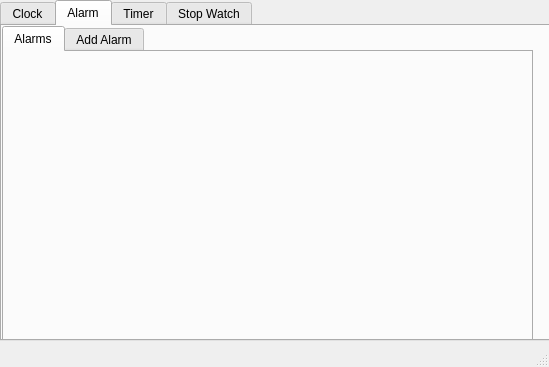
<?xml version="1.0" encoding="UTF-8"?>
<ui version="4.0">
 <class>MainWindow</class>
 <widget class="QMainWindow" name="MainWindow">
  <property name="geometry">
   <rect>
    <x>0</x>
    <y>0</y>
    <width>549</width>
    <height>367</height>
   </rect>
  </property>
  <property name="windowTitle">
   <string>MainWindow</string>
  </property>
  <widget class="QWidget" name="centralwidget">
   <widget class="QTabWidget" name="tabWidget">
    <property name="geometry">
     <rect>
      <x>0</x>
      <y>0</y>
      <width>851</width>
      <height>341</height>
     </rect>
    </property>
    <property name="currentIndex">
     <number>1</number>
    </property>
    <widget class="QWidget" name="tab">
     <attribute name="title">
      <string>Clock</string>
     </attribute>
     <widget class="QWidget" name="widget_3" native="true">
      <property name="geometry">
       <rect>
        <x>221</x>
        <y>-177</y>
        <width>480</width>
        <height>141</height>
       </rect>
      </property>
      <property name="autoFillBackground">
       <bool>true</bool>
      </property>
      <property name="styleSheet">
       <string notr="true">&lt;?xml version=&quot;1.0&quot; encoding=&quot;UTF-8&quot;?&gt;
&lt;ui version=&quot;4.0&quot;&gt;
 &lt;widget name=&quot;__qt_fake_top_level&quot;&gt;
  &lt;widget class=&quot;QWidget&quot; name=&quot;widget&quot; native=&quot;true&quot;&gt;
   &lt;property name=&quot;geometry&quot;&gt;
    &lt;rect&gt;
     &lt;x&gt;9&lt;/x&gt;
     &lt;y&gt;192&lt;/y&gt;
     &lt;width&gt;356&lt;/width&gt;
     &lt;height&gt;85&lt;/height&gt;
    &lt;/rect&gt;
   &lt;/property&gt;
   &lt;property name=&quot;autoFillBackground&quot;&gt;
    &lt;bool&gt;true&lt;/bool&gt;
   &lt;/property&gt;
   &lt;widget class=&quot;QLabel&quot; name=&quot;lb_washington&quot;&gt;
    &lt;property name=&quot;geometry&quot;&gt;
     &lt;rect&gt;
      &lt;x&gt;190&lt;/x&gt;
      &lt;y&gt;10&lt;/y&gt;
      &lt;width&gt;175&lt;/width&gt;
      &lt;height&gt;62&lt;/height&gt;
     &lt;/rect&gt;
    &lt;/property&gt;
    &lt;property name=&quot;font&quot;&gt;
     &lt;font&gt;
      &lt;family&gt;Centaur&lt;/family&gt;
      &lt;pointsize&gt;16&lt;/pointsize&gt;
     &lt;/font&gt;
    &lt;/property&gt;
    &lt;property name=&quot;text&quot;&gt;
     &lt;string&gt;0:0:0&lt;/string&gt;
    &lt;/property&gt;
   &lt;/widget&gt;
   &lt;widget class=&quot;QLabel&quot; name=&quot;lb_tehran_5&quot;&gt;
    &lt;property name=&quot;geometry&quot;&gt;
     &lt;rect&gt;
      &lt;x&gt;0&lt;/x&gt;
      &lt;y&gt;10&lt;/y&gt;
      &lt;width&gt;175&lt;/width&gt;
      &lt;height&gt;62&lt;/height&gt;
     &lt;/rect&gt;
    &lt;/property&gt;
    &lt;property name=&quot;font&quot;&gt;
     &lt;font&gt;
      &lt;family&gt;Centaur&lt;/family&gt;
      &lt;pointsize&gt;16&lt;/pointsize&gt;
     &lt;/font&gt;
    &lt;/property&gt;
    &lt;property name=&quot;text&quot;&gt;
     &lt;string&gt;Washington&lt;/string&gt;
    &lt;/property&gt;
   &lt;/widget&gt;
  &lt;/widget&gt;
 &lt;/widget&gt;
 &lt;resources/&gt;
&lt;/ui&gt;
</string>
      </property>
      <widget class="QLabel" name="lb_tehran">
       <property name="geometry">
        <rect>
         <x>130</x>
         <y>40</y>
         <width>175</width>
         <height>41</height>
        </rect>
       </property>
       <property name="font">
        <font>
         <family>Seven Segment</family>
         <pointsize>28</pointsize>
         <bold>true</bold>
        </font>
       </property>
       <property name="text">
        <string>0:0:0</string>
       </property>
       <property name="alignment">
        <set>Qt::AlignCenter</set>
       </property>
      </widget>
      <widget class="QWidget" name="widget_5" native="true">
       <property name="geometry">
        <rect>
         <x>0</x>
         <y>-10</y>
         <width>491</width>
         <height>41</height>
        </rect>
       </property>
       <property name="autoFillBackground">
        <bool>false</bool>
       </property>
       <property name="styleSheet">
        <string notr="true">background-color: rgb(255, 85, 0);
color: rgb(255, 255, 255);</string>
       </property>
       <widget class="QLabel" name="lb_tehran_8">
        <property name="geometry">
         <rect>
          <x>130</x>
          <y>-10</y>
          <width>175</width>
          <height>63</height>
         </rect>
        </property>
        <property name="font">
         <font>
          <family>Centaur</family>
          <pointsize>16</pointsize>
         </font>
        </property>
        <property name="text">
         <string>Tehran</string>
        </property>
        <property name="alignment">
         <set>Qt::AlignCenter</set>
        </property>
       </widget>
       <widget class="QWidget" name="widget_6" native="true">
        <property name="geometry">
         <rect>
          <x>140</x>
          <y>80</y>
          <width>356</width>
          <height>85</height>
         </rect>
        </property>
        <property name="autoFillBackground">
         <bool>false</bool>
        </property>
        <property name="styleSheet">
         <string notr="true">&lt;?xml version=&quot;1.0&quot; encoding=&quot;UTF-8&quot;?&gt;
&lt;ui version=&quot;4.0&quot;&gt;
 &lt;widget name=&quot;__qt_fake_top_level&quot;&gt;
  &lt;widget class=&quot;QWidget&quot; name=&quot;widget&quot; native=&quot;true&quot;&gt;
   &lt;property name=&quot;geometry&quot;&gt;
    &lt;rect&gt;
     &lt;x&gt;9&lt;/x&gt;
     &lt;y&gt;192&lt;/y&gt;
     &lt;width&gt;356&lt;/width&gt;
     &lt;height&gt;85&lt;/height&gt;
    &lt;/rect&gt;
   &lt;/property&gt;
   &lt;property name=&quot;autoFillBackground&quot;&gt;
    &lt;bool&gt;true&lt;/bool&gt;
   &lt;/property&gt;
   &lt;widget class=&quot;QLabel&quot; name=&quot;lb_washington&quot;&gt;
    &lt;property name=&quot;geometry&quot;&gt;
     &lt;rect&gt;
      &lt;x&gt;190&lt;/x&gt;
      &lt;y&gt;10&lt;/y&gt;
      &lt;width&gt;175&lt;/width&gt;
      &lt;height&gt;62&lt;/height&gt;
     &lt;/rect&gt;
    &lt;/property&gt;
    &lt;property name=&quot;font&quot;&gt;
     &lt;font&gt;
      &lt;family&gt;Centaur&lt;/family&gt;
      &lt;pointsize&gt;16&lt;/pointsize&gt;
     &lt;/font&gt;
    &lt;/property&gt;
    &lt;property name=&quot;text&quot;&gt;
     &lt;string&gt;0:0:0&lt;/string&gt;
    &lt;/property&gt;
   &lt;/widget&gt;
   &lt;widget class=&quot;QLabel&quot; name=&quot;lb_tehran_5&quot;&gt;
    &lt;property name=&quot;geometry&quot;&gt;
     &lt;rect&gt;
      &lt;x&gt;0&lt;/x&gt;
      &lt;y&gt;10&lt;/y&gt;
      &lt;width&gt;175&lt;/width&gt;
      &lt;height&gt;62&lt;/height&gt;
     &lt;/rect&gt;
    &lt;/property&gt;
    &lt;property name=&quot;font&quot;&gt;
     &lt;font&gt;
      &lt;family&gt;Centaur&lt;/family&gt;
      &lt;pointsize&gt;16&lt;/pointsize&gt;
     &lt;/font&gt;
    &lt;/property&gt;
    &lt;property name=&quot;text&quot;&gt;
     &lt;string&gt;Washington&lt;/string&gt;
    &lt;/property&gt;
   &lt;/widget&gt;
  &lt;/widget&gt;
 &lt;/widget&gt;
 &lt;resources/&gt;
&lt;/ui&gt;
</string>
        </property>
        <widget class="QLabel" name="lb_tehran_9">
         <property name="geometry">
          <rect>
           <x>170</x>
           <y>10</y>
           <width>175</width>
           <height>63</height>
          </rect>
         </property>
         <property name="font">
          <font>
           <family>Centaur</family>
           <pointsize>16</pointsize>
          </font>
         </property>
         <property name="text">
          <string>0:0:0</string>
         </property>
        </widget>
        <widget class="QLabel" name="lb_tehran_10">
         <property name="geometry">
          <rect>
           <x>10</x>
           <y>10</y>
           <width>175</width>
           <height>63</height>
          </rect>
         </property>
         <property name="font">
          <font>
           <family>Centaur</family>
           <pointsize>16</pointsize>
          </font>
         </property>
         <property name="text">
          <string>Tehran</string>
         </property>
        </widget>
       </widget>
      </widget>
     </widget>
     <widget class="QWidget" name="widget_2" native="true">
      <property name="geometry">
       <rect>
        <x>10</x>
        <y>20</y>
        <width>241</width>
        <height>141</height>
       </rect>
      </property>
      <property name="autoFillBackground">
       <bool>true</bool>
      </property>
      <widget class="QWidget" name="widget_7" native="true">
       <property name="geometry">
        <rect>
         <x>-10</x>
         <y>0</y>
         <width>501</width>
         <height>31</height>
        </rect>
       </property>
       <property name="autoFillBackground">
        <bool>false</bool>
       </property>
       <property name="styleSheet">
        <string notr="true">background-color: rgb(255, 85, 0);
color: rgb(255, 255, 255);
</string>
       </property>
       <widget class="QWidget" name="widget_8" native="true">
        <property name="geometry">
         <rect>
          <x>140</x>
          <y>80</y>
          <width>356</width>
          <height>85</height>
         </rect>
        </property>
        <property name="autoFillBackground">
         <bool>false</bool>
        </property>
        <property name="styleSheet">
         <string notr="true">&lt;?xml version=&quot;1.0&quot; encoding=&quot;UTF-8&quot;?&gt;
&lt;ui version=&quot;4.0&quot;&gt;
 &lt;widget name=&quot;__qt_fake_top_level&quot;&gt;
  &lt;widget class=&quot;QWidget&quot; name=&quot;widget&quot; native=&quot;true&quot;&gt;
   &lt;property name=&quot;geometry&quot;&gt;
    &lt;rect&gt;
     &lt;x&gt;9&lt;/x&gt;
     &lt;y&gt;192&lt;/y&gt;
     &lt;width&gt;356&lt;/width&gt;
     &lt;height&gt;85&lt;/height&gt;
    &lt;/rect&gt;
   &lt;/property&gt;
   &lt;property name=&quot;autoFillBackground&quot;&gt;
    &lt;bool&gt;true&lt;/bool&gt;
   &lt;/property&gt;
   &lt;widget class=&quot;QLabel&quot; name=&quot;lb_washington&quot;&gt;
    &lt;property name=&quot;geometry&quot;&gt;
     &lt;rect&gt;
      &lt;x&gt;190&lt;/x&gt;
      &lt;y&gt;10&lt;/y&gt;
      &lt;width&gt;175&lt;/width&gt;
      &lt;height&gt;62&lt;/height&gt;
     &lt;/rect&gt;
    &lt;/property&gt;
    &lt;property name=&quot;font&quot;&gt;
     &lt;font&gt;
      &lt;family&gt;Centaur&lt;/family&gt;
      &lt;pointsize&gt;16&lt;/pointsize&gt;
     &lt;/font&gt;
    &lt;/property&gt;
    &lt;property name=&quot;text&quot;&gt;
     &lt;string&gt;0:0:0&lt;/string&gt;
    &lt;/property&gt;
   &lt;/widget&gt;
   &lt;widget class=&quot;QLabel&quot; name=&quot;lb_tehran_5&quot;&gt;
    &lt;property name=&quot;geometry&quot;&gt;
     &lt;rect&gt;
      &lt;x&gt;0&lt;/x&gt;
      &lt;y&gt;10&lt;/y&gt;
      &lt;width&gt;175&lt;/width&gt;
      &lt;height&gt;62&lt;/height&gt;
     &lt;/rect&gt;
    &lt;/property&gt;
    &lt;property name=&quot;font&quot;&gt;
     &lt;font&gt;
      &lt;family&gt;Centaur&lt;/family&gt;
      &lt;pointsize&gt;16&lt;/pointsize&gt;
     &lt;/font&gt;
    &lt;/property&gt;
    &lt;property name=&quot;text&quot;&gt;
     &lt;string&gt;Washington&lt;/string&gt;
    &lt;/property&gt;
   &lt;/widget&gt;
  &lt;/widget&gt;
 &lt;/widget&gt;
 &lt;resources/&gt;
&lt;/ui&gt;
</string>
        </property>
        <widget class="QLabel" name="lb_tehran_12">
         <property name="geometry">
          <rect>
           <x>170</x>
           <y>10</y>
           <width>175</width>
           <height>63</height>
          </rect>
         </property>
         <property name="font">
          <font>
           <family>Centaur</family>
           <pointsize>16</pointsize>
          </font>
         </property>
         <property name="text">
          <string>0:0:0</string>
         </property>
        </widget>
        <widget class="QLabel" name="lb_tehran_13">
         <property name="geometry">
          <rect>
           <x>10</x>
           <y>10</y>
           <width>175</width>
           <height>63</height>
          </rect>
         </property>
         <property name="font">
          <font>
           <family>Centaur</family>
           <pointsize>16</pointsize>
          </font>
         </property>
         <property name="text">
          <string>Tehran</string>
         </property>
        </widget>
       </widget>
       <widget class="QLabel" name="lb_tehran_3">
        <property name="geometry">
         <rect>
          <x>40</x>
          <y>-10</y>
          <width>175</width>
          <height>62</height>
         </rect>
        </property>
        <property name="font">
         <font>
          <family>Centaur</family>
          <pointsize>16</pointsize>
         </font>
        </property>
        <property name="text">
         <string>Iran</string>
        </property>
        <property name="alignment">
         <set>Qt::AlignCenter</set>
        </property>
       </widget>
      </widget>
      <widget class="QLabel" name="tehran">
       <property name="geometry">
        <rect>
         <x>40</x>
         <y>60</y>
         <width>175</width>
         <height>41</height>
        </rect>
       </property>
       <property name="font">
        <font>
         <family>Seven Segment</family>
         <pointsize>28</pointsize>
         <bold>true</bold>
        </font>
       </property>
       <property name="text">
        <string>0:0:0</string>
       </property>
       <property name="alignment">
        <set>Qt::AlignCenter</set>
       </property>
      </widget>
     </widget>
     <widget class="QWidget" name="widget" native="true">
      <property name="geometry">
       <rect>
        <x>0</x>
        <y>190</y>
        <width>261</width>
        <height>141</height>
       </rect>
      </property>
      <property name="autoFillBackground">
       <bool>true</bool>
      </property>
      <widget class="QWidget" name="widget_9" native="true">
       <property name="geometry">
        <rect>
         <x>0</x>
         <y>0</y>
         <width>491</width>
         <height>31</height>
        </rect>
       </property>
       <property name="autoFillBackground">
        <bool>false</bool>
       </property>
       <property name="styleSheet">
        <string notr="true">background-color: rgb(255, 85, 0);
color: rgb(255, 255, 255);</string>
       </property>
       <widget class="QWidget" name="widget_10" native="true">
        <property name="geometry">
         <rect>
          <x>140</x>
          <y>80</y>
          <width>356</width>
          <height>85</height>
         </rect>
        </property>
        <property name="autoFillBackground">
         <bool>false</bool>
        </property>
        <property name="styleSheet">
         <string notr="true">&lt;?xml version=&quot;1.0&quot; encoding=&quot;UTF-8&quot;?&gt;
&lt;ui version=&quot;4.0&quot;&gt;
 &lt;widget name=&quot;__qt_fake_top_level&quot;&gt;
  &lt;widget class=&quot;QWidget&quot; name=&quot;widget&quot; native=&quot;true&quot;&gt;
   &lt;property name=&quot;geometry&quot;&gt;
    &lt;rect&gt;
     &lt;x&gt;9&lt;/x&gt;
     &lt;y&gt;192&lt;/y&gt;
     &lt;width&gt;356&lt;/width&gt;
     &lt;height&gt;85&lt;/height&gt;
    &lt;/rect&gt;
   &lt;/property&gt;
   &lt;property name=&quot;autoFillBackground&quot;&gt;
    &lt;bool&gt;true&lt;/bool&gt;
   &lt;/property&gt;
   &lt;widget class=&quot;QLabel&quot; name=&quot;lb_washington&quot;&gt;
    &lt;property name=&quot;geometry&quot;&gt;
     &lt;rect&gt;
      &lt;x&gt;190&lt;/x&gt;
      &lt;y&gt;10&lt;/y&gt;
      &lt;width&gt;175&lt;/width&gt;
      &lt;height&gt;62&lt;/height&gt;
     &lt;/rect&gt;
    &lt;/property&gt;
    &lt;property name=&quot;font&quot;&gt;
     &lt;font&gt;
      &lt;family&gt;Centaur&lt;/family&gt;
      &lt;pointsize&gt;16&lt;/pointsize&gt;
     &lt;/font&gt;
    &lt;/property&gt;
    &lt;property name=&quot;text&quot;&gt;
     &lt;string&gt;0:0:0&lt;/string&gt;
    &lt;/property&gt;
   &lt;/widget&gt;
   &lt;widget class=&quot;QLabel&quot; name=&quot;lb_tehran_5&quot;&gt;
    &lt;property name=&quot;geometry&quot;&gt;
     &lt;rect&gt;
      &lt;x&gt;0&lt;/x&gt;
      &lt;y&gt;10&lt;/y&gt;
      &lt;width&gt;175&lt;/width&gt;
      &lt;height&gt;62&lt;/height&gt;
     &lt;/rect&gt;
    &lt;/property&gt;
    &lt;property name=&quot;font&quot;&gt;
     &lt;font&gt;
      &lt;family&gt;Centaur&lt;/family&gt;
      &lt;pointsize&gt;16&lt;/pointsize&gt;
     &lt;/font&gt;
    &lt;/property&gt;
    &lt;property name=&quot;text&quot;&gt;
     &lt;string&gt;Washington&lt;/string&gt;
    &lt;/property&gt;
   &lt;/widget&gt;
  &lt;/widget&gt;
 &lt;/widget&gt;
 &lt;resources/&gt;
&lt;/ui&gt;
</string>
        </property>
        <widget class="QLabel" name="lb_tehran_14">
         <property name="geometry">
          <rect>
           <x>170</x>
           <y>10</y>
           <width>175</width>
           <height>63</height>
          </rect>
         </property>
         <property name="font">
          <font>
           <family>Centaur</family>
           <pointsize>16</pointsize>
          </font>
         </property>
         <property name="text">
          <string>0:0:0</string>
         </property>
        </widget>
        <widget class="QLabel" name="lb_tehran_15">
         <property name="geometry">
          <rect>
           <x>10</x>
           <y>10</y>
           <width>175</width>
           <height>63</height>
          </rect>
         </property>
         <property name="font">
          <font>
           <family>Centaur</family>
           <pointsize>16</pointsize>
          </font>
         </property>
         <property name="text">
          <string>Tehran</string>
         </property>
        </widget>
       </widget>
       <widget class="QLabel" name="lb_tehran_5">
        <property name="geometry">
         <rect>
          <x>50</x>
          <y>-10</y>
          <width>175</width>
          <height>41</height>
         </rect>
        </property>
        <property name="font">
         <font>
          <family>Centaur</family>
          <pointsize>16</pointsize>
         </font>
        </property>
        <property name="text">
         <string>Germeny</string>
        </property>
        <property name="alignment">
         <set>Qt::AlignCenter</set>
        </property>
       </widget>
      </widget>
      <widget class="QLabel" name="berlin">
       <property name="geometry">
        <rect>
         <x>60</x>
         <y>50</y>
         <width>175</width>
         <height>41</height>
        </rect>
       </property>
       <property name="font">
        <font>
         <family>Seven Segment</family>
         <pointsize>28</pointsize>
         <bold>true</bold>
        </font>
       </property>
       <property name="text">
        <string>0:0:0</string>
       </property>
       <property name="alignment">
        <set>Qt::AlignCenter</set>
       </property>
      </widget>
     </widget>
     <widget class="QWidget" name="widget_4" native="true">
      <property name="geometry">
       <rect>
        <x>270</x>
        <y>20</y>
        <width>271</width>
        <height>141</height>
       </rect>
      </property>
      <property name="autoFillBackground">
       <bool>true</bool>
      </property>
      <widget class="QWidget" name="widget_11" native="true">
       <property name="geometry">
        <rect>
         <x>0</x>
         <y>0</y>
         <width>491</width>
         <height>31</height>
        </rect>
       </property>
       <property name="autoFillBackground">
        <bool>false</bool>
       </property>
       <property name="styleSheet">
        <string notr="true">background-color: rgb(255, 85, 0);
color: rgb(255, 255, 255);</string>
       </property>
       <widget class="QWidget" name="widget_12" native="true">
        <property name="geometry">
         <rect>
          <x>140</x>
          <y>80</y>
          <width>356</width>
          <height>85</height>
         </rect>
        </property>
        <property name="autoFillBackground">
         <bool>false</bool>
        </property>
        <property name="styleSheet">
         <string notr="true">&lt;?xml version=&quot;1.0&quot; encoding=&quot;UTF-8&quot;?&gt;
&lt;ui version=&quot;4.0&quot;&gt;
 &lt;widget name=&quot;__qt_fake_top_level&quot;&gt;
  &lt;widget class=&quot;QWidget&quot; name=&quot;widget&quot; native=&quot;true&quot;&gt;
   &lt;property name=&quot;geometry&quot;&gt;
    &lt;rect&gt;
     &lt;x&gt;9&lt;/x&gt;
     &lt;y&gt;192&lt;/y&gt;
     &lt;width&gt;356&lt;/width&gt;
     &lt;height&gt;85&lt;/height&gt;
    &lt;/rect&gt;
   &lt;/property&gt;
   &lt;property name=&quot;autoFillBackground&quot;&gt;
    &lt;bool&gt;true&lt;/bool&gt;
   &lt;/property&gt;
   &lt;widget class=&quot;QLabel&quot; name=&quot;lb_washington&quot;&gt;
    &lt;property name=&quot;geometry&quot;&gt;
     &lt;rect&gt;
      &lt;x&gt;190&lt;/x&gt;
      &lt;y&gt;10&lt;/y&gt;
      &lt;width&gt;175&lt;/width&gt;
      &lt;height&gt;62&lt;/height&gt;
     &lt;/rect&gt;
    &lt;/property&gt;
    &lt;property name=&quot;font&quot;&gt;
     &lt;font&gt;
      &lt;family&gt;Centaur&lt;/family&gt;
      &lt;pointsize&gt;16&lt;/pointsize&gt;
     &lt;/font&gt;
    &lt;/property&gt;
    &lt;property name=&quot;text&quot;&gt;
     &lt;string&gt;0:0:0&lt;/string&gt;
    &lt;/property&gt;
   &lt;/widget&gt;
   &lt;widget class=&quot;QLabel&quot; name=&quot;lb_tehran_5&quot;&gt;
    &lt;property name=&quot;geometry&quot;&gt;
     &lt;rect&gt;
      &lt;x&gt;0&lt;/x&gt;
      &lt;y&gt;10&lt;/y&gt;
      &lt;width&gt;175&lt;/width&gt;
      &lt;height&gt;62&lt;/height&gt;
     &lt;/rect&gt;
    &lt;/property&gt;
    &lt;property name=&quot;font&quot;&gt;
     &lt;font&gt;
      &lt;family&gt;Centaur&lt;/family&gt;
      &lt;pointsize&gt;16&lt;/pointsize&gt;
     &lt;/font&gt;
    &lt;/property&gt;
    &lt;property name=&quot;text&quot;&gt;
     &lt;string&gt;Washington&lt;/string&gt;
    &lt;/property&gt;
   &lt;/widget&gt;
  &lt;/widget&gt;
 &lt;/widget&gt;
 &lt;resources/&gt;
&lt;/ui&gt;
</string>
        </property>
        <widget class="QLabel" name="lb_tehran_16">
         <property name="geometry">
          <rect>
           <x>170</x>
           <y>10</y>
           <width>175</width>
           <height>63</height>
          </rect>
         </property>
         <property name="font">
          <font>
           <family>Centaur</family>
           <pointsize>16</pointsize>
          </font>
         </property>
         <property name="text">
          <string>0:0:0</string>
         </property>
        </widget>
        <widget class="QLabel" name="lb_tehran_17">
         <property name="geometry">
          <rect>
           <x>10</x>
           <y>10</y>
           <width>175</width>
           <height>63</height>
          </rect>
         </property>
         <property name="font">
          <font>
           <family>Centaur</family>
           <pointsize>16</pointsize>
          </font>
         </property>
         <property name="text">
          <string>Tehran</string>
         </property>
        </widget>
       </widget>
       <widget class="QLabel" name="lb_tehran_6">
        <property name="geometry">
         <rect>
          <x>60</x>
          <y>0</y>
          <width>175</width>
          <height>41</height>
         </rect>
        </property>
        <property name="font">
         <font>
          <family>Centaur</family>
          <pointsize>16</pointsize>
         </font>
        </property>
        <property name="text">
         <string>USA</string>
        </property>
        <property name="alignment">
         <set>Qt::AlignCenter</set>
        </property>
       </widget>
      </widget>
      <widget class="QLabel" name="washington">
       <property name="geometry">
        <rect>
         <x>60</x>
         <y>60</y>
         <width>175</width>
         <height>41</height>
        </rect>
       </property>
       <property name="font">
        <font>
         <family>Seven Segment</family>
         <pointsize>28</pointsize>
         <bold>true</bold>
        </font>
       </property>
       <property name="text">
        <string>0:0:0</string>
       </property>
       <property name="alignment">
        <set>Qt::AlignCenter</set>
       </property>
      </widget>
     </widget>
    </widget>
    <widget class="QWidget" name="tab_2">
     <attribute name="title">
      <string>Alarm</string>
     </attribute>
     <widget class="QTabWidget" name="tabWidget_2">
      <property name="geometry">
       <rect>
        <x>0</x>
        <y>0</y>
        <width>531</width>
        <height>321</height>
       </rect>
      </property>
      <property name="currentIndex">
       <number>0</number>
      </property>
      <widget class="QWidget" name="tab_5">
       <attribute name="title">
        <string>Alarms</string>
       </attribute>
       <widget class="QWidget" name="gridLayoutWidget_2">
        <property name="geometry">
         <rect>
          <x>10</x>
          <y>0</y>
          <width>511</width>
          <height>261</height>
         </rect>
        </property>
        <layout class="QGridLayout" name="gl_alarms"/>
       </widget>
      </widget>
      <widget class="QWidget" name="tab_6">
       <attribute name="title">
        <string>Add Alarm</string>
       </attribute>
       <widget class="QPushButton" name="btn_addalarm">
        <property name="geometry">
         <rect>
          <x>70</x>
          <y>20</y>
          <width>60</width>
          <height>60</height>
         </rect>
        </property>
        <property name="minimumSize">
         <size>
          <width>60</width>
          <height>60</height>
         </size>
        </property>
        <property name="maximumSize">
         <size>
          <width>60</width>
          <height>60</height>
         </size>
        </property>
        <property name="font">
         <font>
          <pointsize>10</pointsize>
         </font>
        </property>
        <property name="cursor">
         <cursorShape>PointingHandCursor</cursorShape>
        </property>
        <property name="styleSheet">
         <string notr="true">border: 0px; border-radius: 30px; background-color: #000; color: #fff;</string>
        </property>
        <property name="text">
         <string>Add</string>
        </property>
       </widget>
       <widget class="QTimeEdit" name="timeEdit">
        <property name="geometry">
         <rect>
          <x>290</x>
          <y>30</y>
          <width>221</width>
          <height>31</height>
         </rect>
        </property>
        <property name="font">
         <font>
          <pointsize>14</pointsize>
         </font>
        </property>
        <property name="displayFormat">
         <string>hh:mm:ss</string>
        </property>
       </widget>
       <widget class="QLabel" name="label_2">
        <property name="geometry">
         <rect>
          <x>290</x>
          <y>0</y>
          <width>58</width>
          <height>19</height>
         </rect>
        </property>
        <property name="text">
         <string>Timer</string>
        </property>
       </widget>
      </widget>
     </widget>
    </widget>
    <widget class="QWidget" name="tab_4">
     <attribute name="title">
      <string>Timer</string>
     </attribute>
     <widget class="QWidget" name="layoutWidget_2">
      <property name="geometry">
       <rect>
        <x>10</x>
        <y>0</y>
        <width>531</width>
        <height>181</height>
       </rect>
      </property>
      <layout class="QGridLayout" name="gridLayout_14">
       <item row="0" column="1">
        <widget class="QLineEdit" name="lineEdit_6">
         <property name="minimumSize">
          <size>
           <width>15</width>
           <height>70</height>
          </size>
         </property>
         <property name="maximumSize">
          <size>
           <width>15</width>
           <height>70</height>
          </size>
         </property>
         <property name="font">
          <font>
           <family>Seven Segment</family>
           <pointsize>40</pointsize>
          </font>
         </property>
         <property name="text">
          <string>:</string>
         </property>
         <property name="alignment">
          <set>Qt::AlignCenter</set>
         </property>
        </widget>
       </item>
       <item row="0" column="2">
        <widget class="QLineEdit" name="tb_hour_timer_2">
         <property name="minimumSize">
          <size>
           <width>70</width>
           <height>70</height>
          </size>
         </property>
         <property name="maximumSize">
          <size>
           <width>70</width>
           <height>70</height>
          </size>
         </property>
         <property name="font">
          <font>
           <family>Seven Segment</family>
           <pointsize>40</pointsize>
          </font>
         </property>
         <property name="text">
          <string>15</string>
         </property>
         <property name="alignment">
          <set>Qt::AlignCenter</set>
         </property>
        </widget>
       </item>
       <item row="0" column="0">
        <widget class="QLineEdit" name="tb_minute_timer_2">
         <property name="minimumSize">
          <size>
           <width>70</width>
           <height>70</height>
          </size>
         </property>
         <property name="maximumSize">
          <size>
           <width>70</width>
           <height>70</height>
          </size>
         </property>
         <property name="font">
          <font>
           <family>Seven Segment</family>
           <pointsize>40</pointsize>
          </font>
         </property>
         <property name="text">
          <string>0</string>
         </property>
         <property name="alignment">
          <set>Qt::AlignCenter</set>
         </property>
        </widget>
       </item>
       <item row="0" column="3">
        <widget class="QLineEdit" name="lineEdit_7">
         <property name="minimumSize">
          <size>
           <width>15</width>
           <height>70</height>
          </size>
         </property>
         <property name="maximumSize">
          <size>
           <width>15</width>
           <height>70</height>
          </size>
         </property>
         <property name="font">
          <font>
           <family>Seven Segment</family>
           <pointsize>40</pointsize>
          </font>
         </property>
         <property name="text">
          <string>:</string>
         </property>
         <property name="alignment">
          <set>Qt::AlignCenter</set>
         </property>
        </widget>
       </item>
       <item row="0" column="4">
        <widget class="QLineEdit" name="tb_second_timer_2">
         <property name="minimumSize">
          <size>
           <width>70</width>
           <height>70</height>
          </size>
         </property>
         <property name="maximumSize">
          <size>
           <width>70</width>
           <height>70</height>
          </size>
         </property>
         <property name="font">
          <font>
           <family>Seven Segment</family>
           <pointsize>40</pointsize>
          </font>
         </property>
         <property name="text">
          <string>0</string>
         </property>
         <property name="alignment">
          <set>Qt::AlignCenter</set>
         </property>
        </widget>
       </item>
      </layout>
     </widget>
     <widget class="QPushButton" name="btn_stop_timer">
      <property name="geometry">
       <rect>
        <x>30</x>
        <y>220</y>
        <width>241</width>
        <height>27</height>
       </rect>
      </property>
      <property name="text">
       <string>stop</string>
      </property>
     </widget>
     <widget class="QPushButton" name="btn_start_timer">
      <property name="geometry">
       <rect>
        <x>300</x>
        <y>220</y>
        <width>210</width>
        <height>27</height>
       </rect>
      </property>
      <property name="text">
       <string>Start</string>
      </property>
     </widget>
    </widget>
    <widget class="QWidget" name="tab_3">
     <attribute name="title">
      <string>Stop Watch</string>
     </attribute>
     <widget class="QWidget" name="layoutWidget">
      <property name="geometry">
       <rect>
        <x>11</x>
        <y>0</y>
        <width>551</width>
        <height>201</height>
       </rect>
      </property>
      <layout class="QGridLayout" name="gridLayout_13">
       <item row="1" column="1">
        <widget class="QPushButton" name="start_sw">
         <property name="text">
          <string>start</string>
         </property>
        </widget>
       </item>
       <item row="1" column="2">
        <widget class="QPushButton" name="reset_sw">
         <property name="text">
          <string>Rest</string>
         </property>
        </widget>
       </item>
       <item row="1" column="0">
        <widget class="QPushButton" name="stop_sw">
         <property name="text">
          <string>stop</string>
         </property>
        </widget>
       </item>
       <item row="2" column="1">
        <widget class="QLabel" name="stop_watch">
         <property name="minimumSize">
          <size>
           <width>0</width>
           <height>120</height>
          </size>
         </property>
         <property name="font">
          <font>
           <family>Seven Segment</family>
           <pointsize>55</pointsize>
          </font>
         </property>
         <property name="text">
          <string>0:0:0</string>
         </property>
         <property name="alignment">
          <set>Qt::AlignCenter</set>
         </property>
        </widget>
       </item>
      </layout>
     </widget>
    </widget>
   </widget>
  </widget>
  <widget class="QMenuBar" name="menubar">
   <property name="geometry">
    <rect>
     <x>0</x>
     <y>0</y>
     <width>549</width>
     <height>25</height>
    </rect>
   </property>
  </widget>
  <widget class="QStatusBar" name="statusbar"/>
 </widget>
 <resources/>
 <connections/>
</ui>
